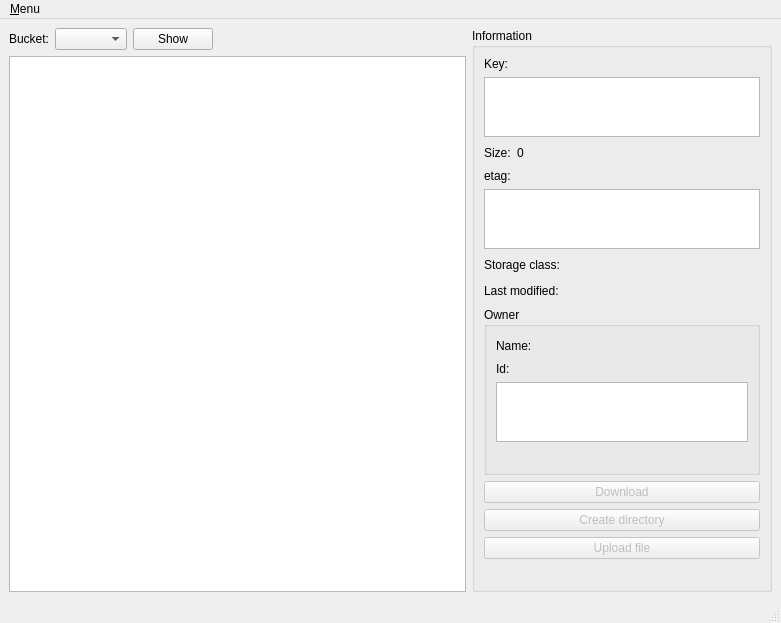
<?xml version="1.0" encoding="UTF-8"?>
<ui version="4.0">
 <class>MainWindow</class>
 <widget class="QMainWindow" name="MainWindow">
  <property name="geometry">
   <rect>
    <x>0</x>
    <y>0</y>
    <width>781</width>
    <height>623</height>
   </rect>
  </property>
  <property name="windowTitle">
   <string>qtawss3</string>
  </property>
  <widget class="QWidget" name="centralwidget">
   <layout class="QHBoxLayout" name="horizontalLayout_6">
    <item>
     <layout class="QVBoxLayout" name="verticalLayout_3">
      <item>
       <layout class="QHBoxLayout" name="horizontalLayout_5">
        <item>
         <widget class="QLabel" name="label_8">
          <property name="text">
           <string>Bucket:</string>
          </property>
         </widget>
        </item>
        <item>
         <widget class="QComboBox" name="buckets"/>
        </item>
        <item>
         <widget class="QPushButton" name="pushButton">
          <property name="text">
           <string>Show</string>
          </property>
         </widget>
        </item>
        <item>
         <spacer name="horizontalSpacer_5">
          <property name="orientation">
           <enum>Qt::Horizontal</enum>
          </property>
          <property name="sizeHint" stdset="0">
           <size>
            <width>40</width>
            <height>20</height>
           </size>
          </property>
         </spacer>
        </item>
       </layout>
      </item>
      <item>
       <widget class="QTreeView" name="treeView">
        <property name="sizePolicy">
         <sizepolicy hsizetype="Expanding" vsizetype="Expanding">
          <horstretch>0</horstretch>
          <verstretch>0</verstretch>
         </sizepolicy>
        </property>
        <property name="minimumSize">
         <size>
          <width>200</width>
          <height>0</height>
         </size>
        </property>
        <property name="baseSize">
         <size>
          <width>0</width>
          <height>0</height>
         </size>
        </property>
        <property name="horizontalScrollBarPolicy">
         <enum>Qt::ScrollBarAsNeeded</enum>
        </property>
        <attribute name="headerVisible">
         <bool>true</bool>
        </attribute>
        <attribute name="headerCascadingSectionResizes">
         <bool>true</bool>
        </attribute>
       </widget>
      </item>
     </layout>
    </item>
    <item>
     <widget class="QGroupBox" name="groupBox">
      <property name="maximumSize">
       <size>
        <width>300</width>
        <height>16777215</height>
       </size>
      </property>
      <property name="title">
       <string>Information</string>
      </property>
      <layout class="QVBoxLayout" name="verticalLayout_2">
       <item>
        <widget class="QLabel" name="label">
         <property name="sizePolicy">
          <sizepolicy hsizetype="Minimum" vsizetype="Minimum">
           <horstretch>0</horstretch>
           <verstretch>0</verstretch>
          </sizepolicy>
         </property>
         <property name="text">
          <string>Key:</string>
         </property>
        </widget>
       </item>
       <item>
        <widget class="QTextBrowser" name="key">
         <property name="maximumSize">
          <size>
           <width>16777215</width>
           <height>60</height>
          </size>
         </property>
        </widget>
       </item>
       <item>
        <layout class="QHBoxLayout" name="horizontalLayout">
         <item>
          <widget class="QLabel" name="label_2">
           <property name="text">
            <string>Size:</string>
           </property>
          </widget>
         </item>
         <item>
          <widget class="QLabel" name="size">
           <property name="text">
            <string>0</string>
           </property>
          </widget>
         </item>
         <item>
          <spacer name="horizontalSpacer">
           <property name="orientation">
            <enum>Qt::Horizontal</enum>
           </property>
           <property name="sizeHint" stdset="0">
            <size>
             <width>40</width>
             <height>20</height>
            </size>
           </property>
          </spacer>
         </item>
        </layout>
       </item>
       <item>
        <widget class="QLabel" name="label_3">
         <property name="text">
          <string>etag:</string>
         </property>
        </widget>
       </item>
       <item>
        <widget class="QTextBrowser" name="etag">
         <property name="maximumSize">
          <size>
           <width>16777215</width>
           <height>60</height>
          </size>
         </property>
        </widget>
       </item>
       <item>
        <layout class="QHBoxLayout" name="horizontalLayout_2">
         <item>
          <widget class="QLabel" name="label_4">
           <property name="text">
            <string>Storage class:</string>
           </property>
          </widget>
         </item>
         <item>
          <widget class="QLabel" name="storageClass">
           <property name="text">
            <string/>
           </property>
          </widget>
         </item>
         <item>
          <spacer name="horizontalSpacer_3">
           <property name="orientation">
            <enum>Qt::Horizontal</enum>
           </property>
           <property name="sizeHint" stdset="0">
            <size>
             <width>40</width>
             <height>20</height>
            </size>
           </property>
          </spacer>
         </item>
        </layout>
       </item>
       <item>
        <layout class="QHBoxLayout" name="horizontalLayout_3">
         <item>
          <widget class="QLabel" name="label_5">
           <property name="text">
            <string>Last modified:</string>
           </property>
          </widget>
         </item>
         <item>
          <widget class="QLabel" name="lastModified">
           <property name="text">
            <string/>
           </property>
          </widget>
         </item>
         <item>
          <spacer name="horizontalSpacer_2">
           <property name="orientation">
            <enum>Qt::Horizontal</enum>
           </property>
           <property name="sizeHint" stdset="0">
            <size>
             <width>40</width>
             <height>20</height>
            </size>
           </property>
          </spacer>
         </item>
        </layout>
       </item>
       <item>
        <widget class="QGroupBox" name="groupBox_2">
         <property name="title">
          <string>Owner</string>
         </property>
         <layout class="QVBoxLayout" name="verticalLayout">
          <item>
           <layout class="QHBoxLayout" name="horizontalLayout_4">
            <item>
             <widget class="QLabel" name="label_6">
              <property name="text">
               <string>Name:</string>
              </property>
             </widget>
            </item>
            <item>
             <widget class="QLabel" name="ownerName">
              <property name="text">
               <string/>
              </property>
             </widget>
            </item>
            <item>
             <spacer name="horizontalSpacer_4">
              <property name="orientation">
               <enum>Qt::Horizontal</enum>
              </property>
              <property name="sizeHint" stdset="0">
               <size>
                <width>40</width>
                <height>20</height>
               </size>
              </property>
             </spacer>
            </item>
           </layout>
          </item>
          <item>
           <widget class="QLabel" name="label_7">
            <property name="text">
             <string>Id:</string>
            </property>
           </widget>
          </item>
          <item>
           <widget class="QTextBrowser" name="ownerId">
            <property name="maximumSize">
             <size>
              <width>16777215</width>
              <height>60</height>
             </size>
            </property>
           </widget>
          </item>
          <item>
           <spacer name="verticalSpacer_2">
            <property name="orientation">
             <enum>Qt::Vertical</enum>
            </property>
            <property name="sizeHint" stdset="0">
             <size>
              <width>20</width>
              <height>40</height>
             </size>
            </property>
           </spacer>
          </item>
         </layout>
        </widget>
       </item>
       <item>
        <widget class="QPushButton" name="download">
         <property name="enabled">
          <bool>false</bool>
         </property>
         <property name="text">
          <string>Download</string>
         </property>
        </widget>
       </item>
       <item>
        <widget class="QPushButton" name="createFolder">
         <property name="enabled">
          <bool>false</bool>
         </property>
         <property name="text">
          <string>Create directory</string>
         </property>
        </widget>
       </item>
       <item>
        <widget class="QPushButton" name="uploadFile">
         <property name="enabled">
          <bool>false</bool>
         </property>
         <property name="text">
          <string>Upload file</string>
         </property>
        </widget>
       </item>
       <item>
        <spacer name="verticalSpacer">
         <property name="orientation">
          <enum>Qt::Vertical</enum>
         </property>
         <property name="sizeHint" stdset="0">
          <size>
           <width>20</width>
           <height>40</height>
          </size>
         </property>
        </spacer>
       </item>
      </layout>
     </widget>
    </item>
   </layout>
  </widget>
  <widget class="QMenuBar" name="menubar">
   <property name="geometry">
    <rect>
     <x>0</x>
     <y>0</y>
     <width>781</width>
     <height>27</height>
    </rect>
   </property>
   <widget class="QMenu" name="menuFile">
    <property name="title">
     <string>&amp;Menu</string>
    </property>
    <addaction name="actionSettings"/>
    <addaction name="separator"/>
    <addaction name="actionExit"/>
   </widget>
   <addaction name="menuFile"/>
  </widget>
  <widget class="QStatusBar" name="statusbar"/>
  <action name="actionSettings">
   <property name="text">
    <string>&amp;Settings</string>
   </property>
   <property name="shortcut">
    <string>Ctrl+E</string>
   </property>
  </action>
  <action name="actionExit">
   <property name="text">
    <string>&amp;Exit</string>
   </property>
   <property name="shortcut">
    <string>Ctrl+Q</string>
   </property>
  </action>
 </widget>
 <resources/>
 <connections>
  <connection>
   <sender>treeView</sender>
   <signal>clicked(QModelIndex)</signal>
   <receiver>MainWindow</receiver>
   <slot>onItemClick(QModelIndex)</slot>
   <hints>
    <hint type="sourcelabel">
     <x>299</x>
     <y>119</y>
    </hint>
    <hint type="destinationlabel">
     <x>517</x>
     <y>32</y>
    </hint>
   </hints>
  </connection>
  <connection>
   <sender>download</sender>
   <signal>clicked()</signal>
   <receiver>MainWindow</receiver>
   <slot>onDownload()</slot>
   <hints>
    <hint type="sourcelabel">
     <x>762</x>
     <y>508</y>
    </hint>
    <hint type="destinationlabel">
     <x>469</x>
     <y>525</y>
    </hint>
   </hints>
  </connection>
  <connection>
   <sender>actionExit</sender>
   <signal>triggered()</signal>
   <receiver>MainWindow</receiver>
   <slot>close()</slot>
   <hints>
    <hint type="sourcelabel">
     <x>-1</x>
     <y>-1</y>
    </hint>
    <hint type="destinationlabel">
     <x>390</x>
     <y>280</y>
    </hint>
   </hints>
  </connection>
  <connection>
   <sender>actionSettings</sender>
   <signal>triggered()</signal>
   <receiver>MainWindow</receiver>
   <slot>onSettings()</slot>
   <hints>
    <hint type="sourcelabel">
     <x>-1</x>
     <y>-1</y>
    </hint>
    <hint type="destinationlabel">
     <x>390</x>
     <y>280</y>
    </hint>
   </hints>
  </connection>
  <connection>
   <sender>pushButton</sender>
   <signal>clicked()</signal>
   <receiver>MainWindow</receiver>
   <slot>onOpenBucket()</slot>
   <hints>
    <hint type="sourcelabel">
     <x>201</x>
     <y>53</y>
    </hint>
    <hint type="destinationlabel">
     <x>271</x>
     <y>38</y>
    </hint>
   </hints>
  </connection>
  <connection>
   <sender>createFolder</sender>
   <signal>clicked()</signal>
   <receiver>MainWindow</receiver>
   <slot>onCreateFolder()</slot>
   <hints>
    <hint type="sourcelabel">
     <x>762</x>
     <y>541</y>
    </hint>
    <hint type="destinationlabel">
     <x>468</x>
     <y>474</y>
    </hint>
   </hints>
  </connection>
  <connection>
   <sender>uploadFile</sender>
   <signal>clicked()</signal>
   <receiver>MainWindow</receiver>
   <slot>onUploadFile()</slot>
   <hints>
    <hint type="sourcelabel">
     <x>625</x>
     <y>561</y>
    </hint>
    <hint type="destinationlabel">
     <x>468</x>
     <y>415</y>
    </hint>
   </hints>
  </connection>
 </connections>
 <slots>
  <slot>onItemClick(QModelIndex)</slot>
  <slot>showBuckets()</slot>
  <slot>onSettings()</slot>
  <slot>onDownload()</slot>
  <slot>onOpenBucket()</slot>
  <slot>onCreateFolder()</slot>
  <slot>onUploadFile()</slot>
 </slots>
</ui>
